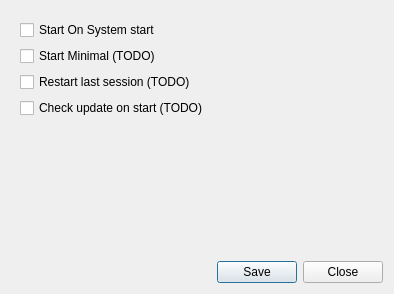
<?xml version="1.0" encoding="UTF-8"?>
<ui version="4.0">
 <class>optionsDialog</class>
 <widget class="QDialog" name="optionsDialog">
  <property name="geometry">
   <rect>
    <x>0</x>
    <y>0</y>
    <width>394</width>
    <height>294</height>
   </rect>
  </property>
  <property name="windowTitle">
   <string>Options</string>
  </property>
  <property name="windowIcon">
   <iconset resource="../qtvt.qrc">
    <normaloff>:/images/settings.png</normaloff>:/images/settings.png</iconset>
  </property>
  <layout class="QVBoxLayout" name="verticalLayout">
   <item>
    <widget class="QWidget" name="widget" native="true">
     <layout class="QVBoxLayout" name="verticalLayout_2">
      <item>
       <widget class="QCheckBox" name="StartOnBootCheckBox">
        <property name="text">
         <string>Start On System start</string>
        </property>
       </widget>
      </item>
      <item>
       <widget class="QCheckBox" name="StartMinimalCheckBox">
        <property name="text">
         <string>Start Minimal (TODO)</string>
        </property>
       </widget>
      </item>
      <item>
       <widget class="QCheckBox" name="RestartSessionCheckBox">
        <property name="text">
         <string>Restart last session (TODO)</string>
        </property>
       </widget>
      </item>
      <item>
       <widget class="QCheckBox" name="CheckUpdateCheckBox">
        <property name="text">
         <string>Check update on start (TODO)</string>
        </property>
       </widget>
      </item>
      <item>
       <spacer name="verticalSpacer">
        <property name="orientation">
         <enum>Qt::Vertical</enum>
        </property>
        <property name="sizeHint" stdset="0">
         <size>
          <width>20</width>
          <height>40</height>
         </size>
        </property>
       </spacer>
      </item>
     </layout>
    </widget>
   </item>
   <item>
    <widget class="QDialogButtonBox" name="buttonBox">
     <property name="orientation">
      <enum>Qt::Horizontal</enum>
     </property>
     <property name="standardButtons">
      <set>QDialogButtonBox::Close|QDialogButtonBox::Save</set>
     </property>
    </widget>
   </item>
  </layout>
 </widget>
 <resources>
  <include location="../qtvt.qrc"/>
 </resources>
 <connections>
  <connection>
   <sender>buttonBox</sender>
   <signal>accepted()</signal>
   <receiver>optionsDialog</receiver>
   <slot>accept()</slot>
   <hints>
    <hint type="sourcelabel">
     <x>248</x>
     <y>254</y>
    </hint>
    <hint type="destinationlabel">
     <x>157</x>
     <y>274</y>
    </hint>
   </hints>
  </connection>
  <connection>
   <sender>buttonBox</sender>
   <signal>rejected()</signal>
   <receiver>optionsDialog</receiver>
   <slot>reject()</slot>
   <hints>
    <hint type="sourcelabel">
     <x>316</x>
     <y>260</y>
    </hint>
    <hint type="destinationlabel">
     <x>286</x>
     <y>274</y>
    </hint>
   </hints>
  </connection>
 </connections>
</ui>
